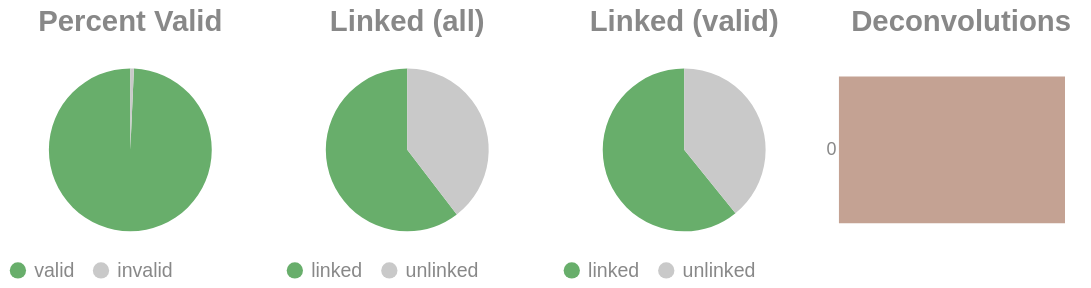

Source (notebook cell):
### Code cell
if SKIPLR:
    pass
else:
    clash = Counter()
    for i in valids['molecule'].to_list():
        _mol = i.split("-")
        if len(_mol) == 1:
            clash.update('0')
        else:
            clash.update(_mol[-1])

    _d = {"deconvolutions": [], 'count': []}
    for k,v in clash.items():
        _d['deconvolutions'].append(k)
        _d['count'].append(v)

    tot_valid = valids['reads'].sum()
    mask = valids['reads'] >= 2
    n_linked_reads = valids.filter(mask)['reads'].sum()
    if n_linked_reads == 0:
        print_html("No linked molecules (>=2 reads) were detected; skipping linked-only distributions.")
        SKIPLR = True
    else:
        perc_valid = round(tot_valid / n_reads, 4)
        linked_perc_abs = round(n_linked_reads / n_reads, 4)
        linked_perc = round(n_linked_reads / tot_valid, 4)

    _valid = pl.DataFrame({"valids": ['valid', 'invalid'], "count": [tot_valid, n_reads - tot_valid]})
    _linked_abs = pl.DataFrame({"linked (absolute)": ['linked', 'unlinked'], "count": [n_linked_reads, n_reads - n_linked_reads]})
    _linked_rel = pl.DataFrame({"linked (valids)": ['linked', 'unlinked'], "count": [n_linked_reads, tot_valid - n_linked_reads]})

    (
        alt.hconcat(
            piechart(_valid, goodval = 'valid', title = "Percent Valid"),
            piechart(_linked_abs, goodval = "linked", title =  "Linked (all)"),
            piechart(_linked_rel, goodval = "linked", title =  "Linked (valid)"),
            convolutionbar(pl.DataFrame(_d), title = "Deconvolutions"),
            center = True,
            bounds = 'flush'
        )
        .resolve_scale(color='independent')
        .resolve_legend('independent')
        .properties(usermeta={'embedOptions': {"actions": False}})
    ).display()

### Figure 1 — Vega-Lite specification as saved in the notebook (floating-point values rounded to 4 significant figures)
{"width": "container", "height": 400, "config": {"title": {"anchor": "start", "dy": -15, "fontSize": 18, "color": "#888888", "subtitleColor": "#888888", "subtitleFontSize": 14}, "arc": {"fill": "#0072B2"}, "axis": {"domainColor": "#888888", "domainWidth": 0.5, "gridWidth": 0.2, "grid": false, "titleFontWeight": 400, "titleFontSize": 15, "labelFontSize": 11, "labelColor": "#888888", "tickColor": "#888888", "tickWidth": 0.2, "titleColor": "#888888"}, "axisBand": {"grid": false}, "axisX": {"grid": true, "tickSize": 10, "domainCap": "round"}, "axisY": {"domain": false, "grid": true, "tickSize": 0, "domainCap": "round"}, "background": "transparent", "header": {"labelFontSize": 15, "labelColor": "#888888", "titleFontSize": 15, "titleFontWeight": 600, "titleColor": "#888888"}, "legend": {"labelFont": "sans-serif", "labelFontSize": 12, "labelColor": "#888888", "symbolSize": 100, "symbolType": "circle", "titleFontSize": 12, "titlePadding": 10, "titleColor": "#888888", "title": null}, "range": {"category": ["#E69F00", "#56B4E9", "#009E73", "#F0E442", "#0072B2", "#D55E00", "#CC79A7", "#000000"], "diverging": ["#cfe8f3", "#a2d4ec", "#73bfe2", "#46abdb", "#1696d2", "#12719e"]}, "area": {"fill": "#0072B2", "fillOpacity": 0.7, "line": true, "strokeOpacity": 0.7}, "line": {"color": "#0072B2", "stroke": "#0072B2", "strokeWidth": 2}, "trail": {"color": "#0072B2", "stroke": "#0072B2", "strokeWidth": 0, "size": 1}, "point": {"filled": true, "fillOpacity": 1.0, "size": 95}, "text": {"color": "#888888", "fontSize": 11, "align": "right", "fontWeight": 400, "size": 11}, "bar": {"fill": "#0072B2", "stroke": null}, "view": {"stroke": null, "continuousWidth": 660, "continuousHeight": 400}}, "hconcat": [{"data": {"name": "data-7ae0f6bef139d97dd03529d3bf78bbcb"}, "mark": {"type": "arc"}, "encoding": {"color": {"field": "valids", "legend": {"orient": "bottom", "title": null}, "scale": {"domain": ["valid", "invalid"], "range": ["#68ae6b", "#C9C9C9"]}, "title": "Valids", "type": "nominal"}, "theta": {"field": "count", "type": "quantitative"}, "tooltip": [{"field": "valids", "title": "Valids", "type": "ordinal"}, {"field": "percent", "format": ".2%", "title": "Percent", "type": "quantitative"}, {"field": "count", "title": "Count", "type": "quantitative"}]}, "height": 100, "title": {"text": "Percent Valid", "align": "center", "anchor": "middle"}, "transform": [{"calculate": "datum.count / 8760371", "as": "percent"}], "width": 150}, {"data": {"name": "data-d5bf632cc5d763e535359bf96d61f673"}, "mark": {"type": "arc"}, "encoding": {"color": {"field": "linked (absolute)", "legend": {"orient": "bottom", "title": null}, "scale": {"domain": ["linked", "unlinked"], "range": ["#68ae6b", "#C9C9C9"]}, "title": "Linked (Absolute)", "type": "nominal"}, "theta": {"field": "count", "type": "quantitative"}, "tooltip": [{"field": "linked (absolute)", "title": "Linked (Absolute)", "type": "ordinal"}, {"field": "percent", "format": ".2%", "title": "Percent", "type": "quantitative"}, {"field": "count", "title": "Count", "type": "quantitative"}]}, "height": 100, "title": {"text": "Linked (all)", "align": "center", "anchor": "middle"}, "transform": [{"calculate": "datum.count / 8760371", "as": "percent"}], "width": 150}, {"data": {"name": "data-3b11eb07fc92b4d99cccb4af8edea413"}, "mark": {"type": "arc"}, "encoding": {"color": {"field": "linked (valids)", "legend": {"orient": "bottom", "title": null}, "scale": {"domain": ["linked", "unlinked"], "range": ["#68ae6b", "#C9C9C9"]}, "title": "Linked (Valids)", "type": "nominal"}, "theta": {"field": "count", "type": "quantitative"}, "tooltip": [{"field": "linked (valids)", "title": "Linked (Valids)", "type": "ordinal"}, {"field": "percent", "format": ".2%", "title": "Percent", "type": "quantitative"}, {"field": "count", "title": "Count", "type": "quantitative"}]}, "height": 100, "title": {"text": "Linked (valid)", "align": "center", "anchor": "middle"}, "transform": [{"calculate": "datum.count / 8698373", "as": "percent"}], "width": 150}, {"data": {"name": "data-f74461f022f7130bdf9432a7fb34e0a9"}, "mark": {"type": "bar"}, "encoding": {"color": {"field": "deconvolutions", "legend": null, "scale": {"scheme": "lightgreyred"}, "type": "nominal"}, "tooltip": [{"field": "deconvolutions", "title": "Deconvolutions", "type": "ordinal"}, {"field": "percent", "format": ".2%", "title": "Percent", "type": "quantitative"}, {"field": "count", "title": "Count", "type": "quantitative"}], "x": {"axis": null, "field": "count", "type": "quantitative"}, "y": {"field": "deconvolutions", "sort": "ascending", "title": null, "type": "nominal"}}, "height": 100, "title": {"text": "Deconvolutions", "align": "center", "anchor": "middle"}, "transform": [{"calculate": "datum.count / 5088494", "as": "percent"}], "width": 150}], "bounds": "flush", "center": true, "resolve": {"legend": {"angle": "independent"}, "scale": {"color": "independent"}}, "usermeta": {"embedOptions": {"actions": false}}, "$schema": "https://vega.github.io/schema/vega-lite/v6.1.0.json", "datasets": {"data-7ae0f6bef139d97dd03529d3bf78bbcb": [{"valids": "valid", "count": 8698373}, {"valids": "invalid", "count": 61998}], "data-d5bf632cc5d763e535359bf96d61f673": [{"linked (absolute)": "linked", "count": 5292297}, {"linked (absolute)": "unlinked", "count": 3468074}], "data-3b11eb07fc92b4d99cccb4af8edea413": [{"linked (valids)": "linked", "count": 5292297}, {"linked (valids)": "unlinked", "count": 3406076}], "data-f74461f022f7130bdf9432a7fb34e0a9": [{"deconvolutions": "0", "count": 5088494}]}}
